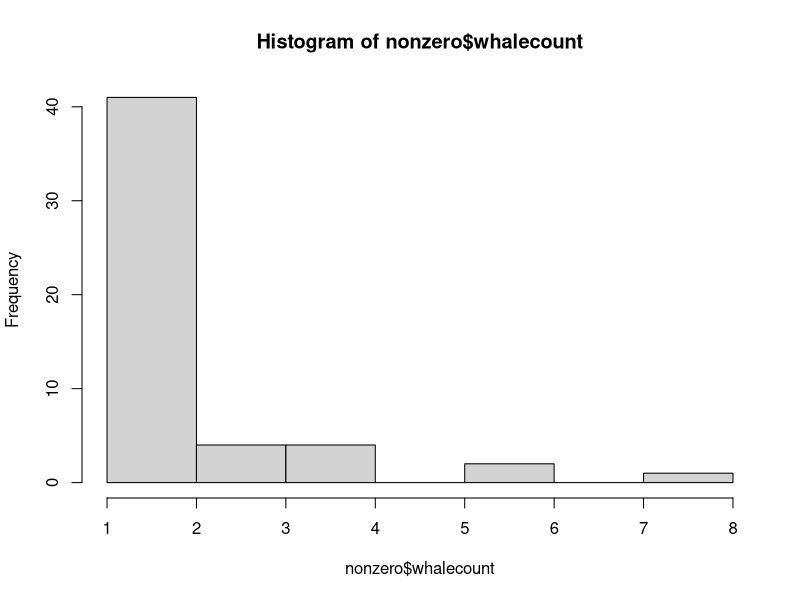

Write the R code that produced this figure. (Note: this script raises an error after producing the figure.)
## ---- chunk 1
library(knitr)
## ---- chunk 2
# Read in Data
data <- read.csv("Er prey analysis for R fixed whale presence.csv")

#


## ---- chunk 3
library(VGAM)

# pull out non-zero counts
nonzero <- data[which(data$whalecount > 0),]

# look at them
hist(nonzero$whalecount)

# construct model with mysid count
m1 <- vglm(whalecount ~ MysidCount, data = nonzero, family = "pospoisson")

# check for overdispersion
pchisq(sum(residuals(m1,type = "pearson")^2),nrow(nonzero)-2,lower.tail = FALSE)
# p = 0.000005, overdispersed

# fit with ZT neg binom
m2 <- vglm(whalecount ~ MysidCount, data = nonzero, family = posnegbinomial)
summary(m2)

# check for overdispersion
pchisq(sum(residuals(m2,type = "pearson")^2),nrow(nonzero)-2,lower.tail = FALSE)
## ---- chunk 4
library(pscl)
m.hurdle <- hurdle(whalecount ~ MysidCount|MysidCount, data = data, dist = "negbin")
summary(m.hurdle)
## ---- chunk 5
# model creation

# intercept only
m0 <- glm(data = data, whale.presence ~ MysidCount, family = "poisson")
## ---- chunk 6
